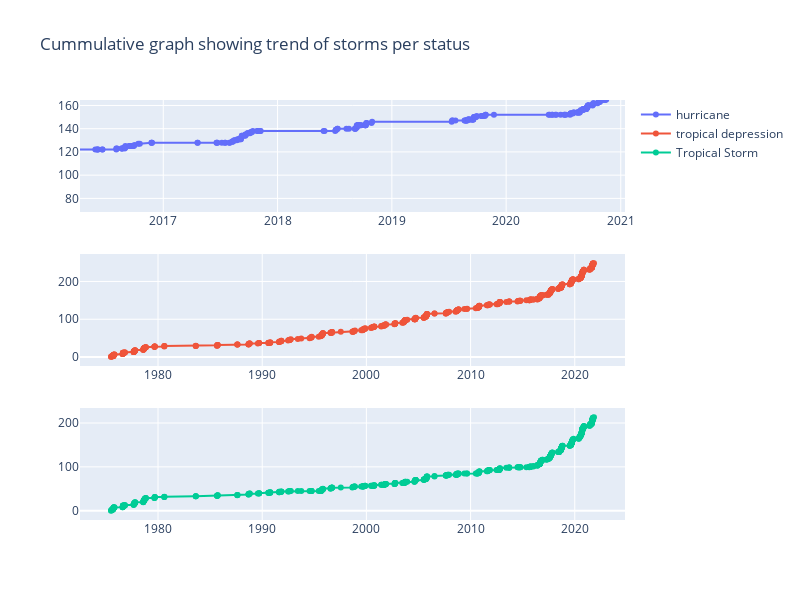

Notebook code cell kept with this figure:
### Code cell
from plotly.subplots import make_subplots
import plotly.graph_objects as go

year_order = [2016,2017,2018,2019,2020,2021]

#storms_uniq['status_hurricane'] + storms_uniq['status_tropical depression'] + storms_uniq['status_tropical storm']
fig = make_subplots(rows=3, cols=1)

fig.add_trace(go.Scatter(x=storms_uniq.index, y=storms_uniq['status_hurricane_cumm'],mode='lines+markers', name='hurricane'), row=1, col=1)
fig.add_trace(go.Scatter(x=storms_uniq.index, y=storms_uniq['status_tropical depression_cumm'], mode='lines+markers', name='tropical depression'), row=2, col=1)
fig.add_trace(go.Scatter(x=storms_uniq.index, y=storms_uniq['status_tropical storm_cumm'], mode='lines+markers', name='Tropical Storm'), row=3, col=1)


fig.update_layout(height=600, width=800, title_text="Cummulative graph showing trend of storms per status")
fig.show()

### Figure 1 — Plotly figure (JSON) as saved in the notebook; plotly's stock layout.template omitted (floating-point values rounded to 4 significant figures; data arrays with more than 128 entries replaced by an {"elided": "..."} marker saying what was removed)
{"data": [{"mode": "lines+markers", "name": "hurricane", "type": "scatter", "x": {"elided": "634 str values"}, "xaxis": "x", "y": {"elided": "634 int values"}, "yaxis": "y"}, {"mode": "lines+markers", "name": "tropical depression", "type": "scatter", "x": {"elided": "634 str values"}, "xaxis": "x2", "y": {"elided": "634 int values"}, "yaxis": "y2"}, {"mode": "lines+markers", "name": "Tropical Storm", "type": "scatter", "x": {"elided": "634 str values"}, "xaxis": "x3", "y": {"elided": "634 int values"}, "yaxis": "y3"}], "layout": {"height": 600, "title": {"text": "Cummulative graph showing trend of storms per status"}, "width": 800, "xaxis": {"anchor": "y", "autorange": false, "domain": [0, 1], "range": ["2016-04-10 00:43:16.9395", "2021-01-14 13:45:39.6708"], "type": "date"}, "xaxis2": {"anchor": "y2", "autorange": true, "domain": [0, 1], "range": ["1972-07-04 06:32:14.8018", "2024-10-29 17:27:45.1982"], "type": "date"}, "xaxis3": {"anchor": "y3", "autorange": true, "domain": [0, 1], "range": ["1972-07-04 06:32:14.8018", "2024-10-29 17:27:45.1982"], "type": "date"}, "yaxis": {"anchor": "x", "autorange": false, "domain": [0.7333, 1], "range": [68.28, 164.7], "type": "linear"}, "yaxis2": {"anchor": "x2", "autorange": true, "domain": [0.3667, 0.6333], "range": [-23.75, 272.8], "type": "linear"}, "yaxis3": {"anchor": "x3", "autorange": true, "domain": [0, 0.2667], "range": [-21.35, 234.3], "type": "linear"}}}
